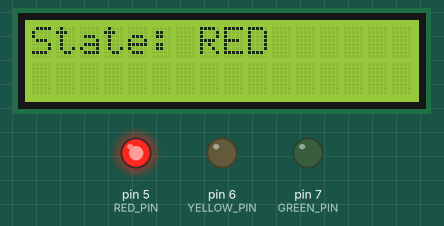
The sketch below on a simulated Arduino Uno, built with avr-gcc and run on an emulated ATmega328P. On the bench: 16×2 character LCD, output pins drawn as LEDs (lit = HIGH). What the sketch prints to the serial monitor is not drawn.

Above: at 0.1 s.
At 5.1 s:
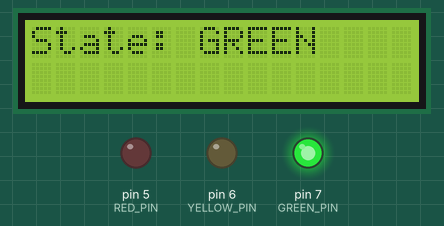
At 10.2 s:
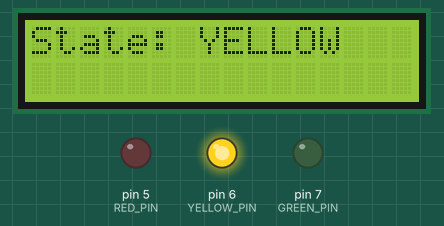
Timing chart, 0 to 127.0 s (numbered marks = the images above):
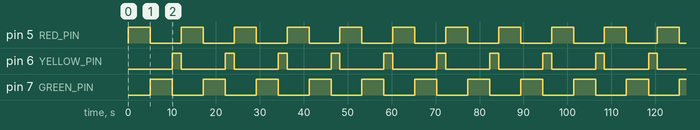

The sketch:

Task2_Traffic_Light_LEDs.ino
```cpp
// =====================================================================
//  Task 2: Traffic light with real LEDs
//  Display: 16x2 LCD with I2C backpack
// ---------------------------------------------------------------------
//  What this sketch does:
//    The same RED -> GREEN -> YELLOW state machine as Task 1, but each
//    state now also turns its LED on and the other two LEDs off.
//
//  Wiring:
//    D5 -> 220 ohm resistor -> RED LED    (long leg) ; short leg -> GND
//    D6 -> 220 ohm resistor -> YELLOW LED (long leg) ; short leg -> GND
//    D7 -> 220 ohm resistor -> GREEN LED  (long leg) ; short leg -> GND
//    LCD:    GND -> GND, VCC -> 5V, SDA -> A4, SCL -> A5
//
//  Library (Tools -> Manage Libraries...):
//    "LiquidCrystal I2C" by Frank de Brabander
// =====================================================================

#include <Wire.h>                  // I2C bus: the LCD is controlled over SDA and SCL
#include <LiquidCrystal_I2C.h>     // driver for the I2C backpack LCD

// The LCD object: I2C address 0x20, 16 columns, 2 rows.
// The lab backpacks are at address 0x20. If your screen stays blank,
// your backpack may use another address: try 0x27 or 0x3F.
LiquidCrystal_I2C lcd(0x20, 16, 2);

// The LED pins
const int RED_PIN    = 5;
const int YELLOW_PIN = 6;
const int GREEN_PIN  = 7;

// 1. The states
enum TrafficLightState
{
    RED,
    GREEN,
    YELLOW
};

// 2. The current state. A traffic light starts on RED
TrafficLightState currentState = RED;


void setup()
{
    Serial.begin(9600);

    pinMode(RED_PIN,    OUTPUT);
    pinMode(YELLOW_PIN, OUTPUT);
    pinMode(GREEN_PIN,  OUTPUT);

    lcd.init();
    lcd.backlight();
}


void loop()
{
    // 3. Do the work of the current state
    switch (currentState)
    {
        case RED:
            digitalWrite(RED_PIN,    HIGH);    // red on
            digitalWrite(YELLOW_PIN, LOW);     // the others off
            digitalWrite(GREEN_PIN,  LOW);
            lcd.clear();
            lcd.print("State: RED");
            Serial.println("State: RED");
            delay(5000);                       // stay in RED for 5 seconds
            currentState = GREEN;              // RED -> GREEN
            break;

        case GREEN:
            digitalWrite(RED_PIN,    LOW);
            digitalWrite(YELLOW_PIN, LOW);
            digitalWrite(GREEN_PIN,  HIGH);    // green on
            lcd.clear();
            lcd.print("State: GREEN");
            Serial.println("State: GREEN");
            delay(5000);                       // stay in GREEN for 5 seconds
            currentState = YELLOW;             // GREEN -> YELLOW
            break;

        case YELLOW:
            digitalWrite(RED_PIN,    LOW);
            digitalWrite(YELLOW_PIN, HIGH);    // yellow on
            digitalWrite(GREEN_PIN,  LOW);
            lcd.clear();
            lcd.print("State: YELLOW");
            Serial.println("State: YELLOW");
            delay(2000);                       // stay in YELLOW for 2 seconds
            currentState = RED;                // YELLOW -> RED
            break;
    }
}
```

Measured:
- by itself, pin 5 (RED_PIN), pin 7 (GREEN_PIN): alternates HIGH for 5.0 s and LOW for 7.0 s
- by itself, pin 6 (YELLOW_PIN): alternates HIGH for 2.0 s and LOW for 10.0 s
- by itself, everything shown: repeats every 12.0 s, in 3 steps
- what the display in image 1 shows lasts 5.0 s, from 5.1 s to 10.1 s
